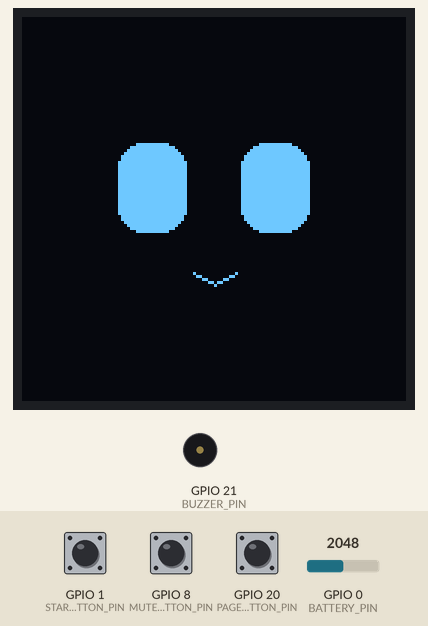
Bench run of a sketch on a simulated ESP32-S3. On the bench: 128×128 one-colour display, buzzer (waves = sounding). The test bench sets the inputs (shaded band); at power-on: GPIO 20 (PAGE_BUTTON_PIN) HIGH, GPIO 1 (START_BUTTON_PIN) HIGH, GPIO 0 (BATTERY_PIN) = 2048, GPIO 8 (MUTE_BUTTON_PIN) HIGH (analog values on the 0–4095 scale).

Above: at 1.2 s.
1.3 s: GPIO 20 (PAGE_BUTTON_PIN) pulled LOW for 0.15 s
At 2.0 s:
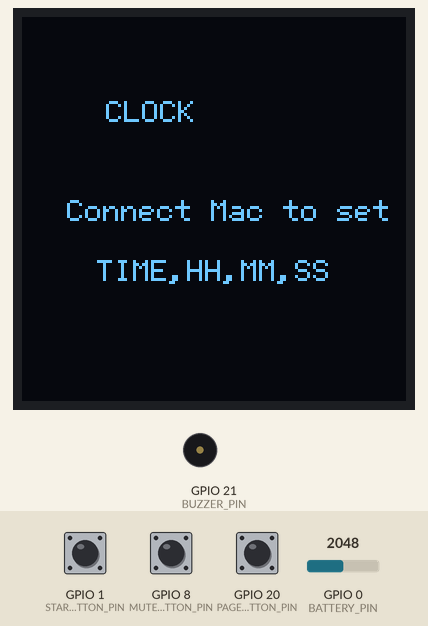
3.0 s: GPIO 20 (PAGE_BUTTON_PIN) pulled LOW for 1 s
At 4.5 s:
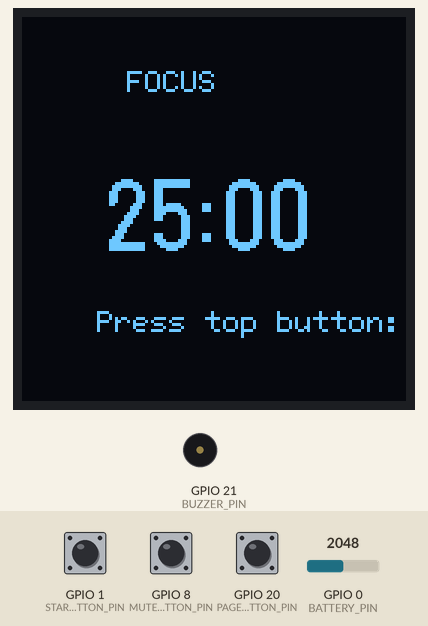
5.5 s: GPIO 1 (START_BUTTON_PIN) pulled LOW for 0.15 s
At 8.3 s:
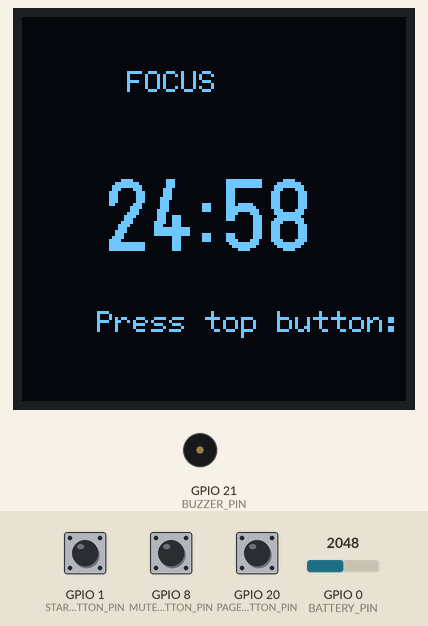
8.6 s: GPIO 20 (PAGE_BUTTON_PIN) pulled LOW for 0.15 s
At 10.0 s:
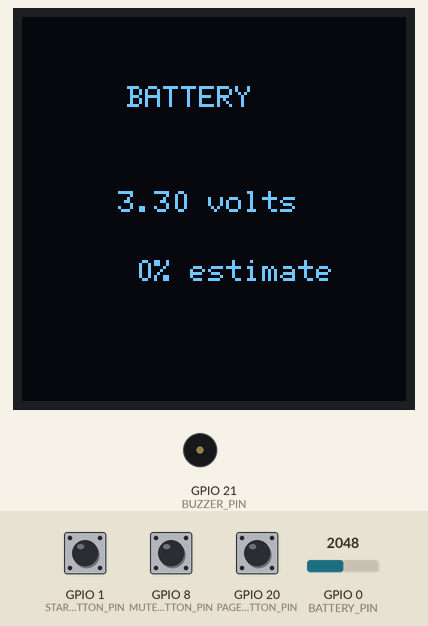
10.3 s: GPIO 20 (PAGE_BUTTON_PIN) pulled LOW for 3.2 s
At 13.65 s:
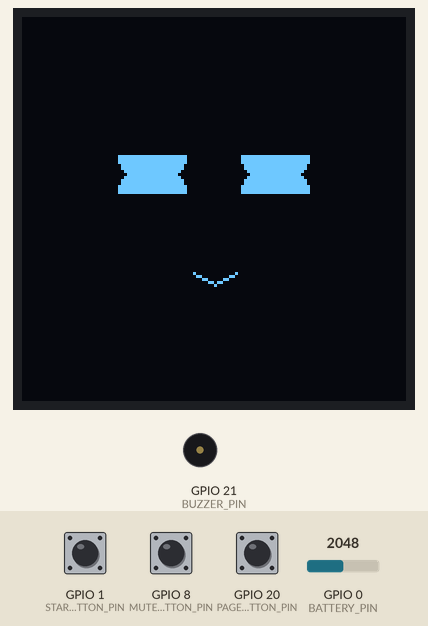
Timing chart, 0 to 15.2 s (numbered marks = the images above; inputs shaded):
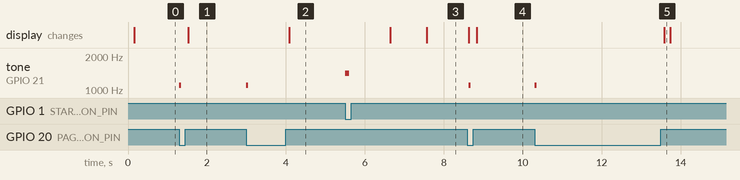

The sketch:

Desk_Buddy.ino
```cpp
#include <Arduino.h>
#include <SPI.h>
#include <U8g2lib.h>

const int OLED_CLOCK_PIN = 4;
const int OLED_DATA_PIN = 6;
const int OLED_SELECT_PIN = 7;
const int OLED_COMMAND_PIN = 5;
const int OLED_RESET_PIN = 2;

const int START_BUTTON_PIN = 1;
const int PAGE_BUTTON_PIN = 20;
const int MUTE_BUTTON_PIN = 8;
const int BUZZER_PIN = 21;
const int BATTERY_PIN = 0;

const int FOCUS_MINUTES = 25;
const int BREAK_MINUTES = 5;
const float BATTERY_DIVIDER = 2.0;

U8G2_SSD1327_WS_128X128_F_4W_HW_SPI display(
    U8G2_R0, OLED_SELECT_PIN, OLED_COMMAND_PIN, OLED_RESET_PIN);

int currentPage = 0;
bool muted = false;
bool timerRunning = false;
bool timerIsBreak = false;
bool clockIsSet = false;
bool eyesAreClosed = false;

unsigned long timerEndTime = 0;
unsigned long timeLeftWhenPaused = 0;
unsigned long lastClockTick = 0;
unsigned long lastEyeBlink = 0;
unsigned long lastDisplayUpdate = 0;

int clockHours = 0;
int clockMinutes = 0;
int clockSeconds = 0;

void playBeep(int frequency, int duration) {
  if (!muted) {
    tone(BUZZER_PIN, frequency, duration);
  }
}

void waitForButtonRelease(int pin) {
  delay(25);
  while (digitalRead(pin) == LOW) {
    delay(10);
  }
  delay(25);
}

void startOrPauseTimer() {
  if (timerRunning) {
    timeLeftWhenPaused = timerEndTime - millis();
    timerRunning = false;
    playBeep(900, 80);
    return;
  }

  if (timeLeftWhenPaused == 0) {
    int minutes = timerIsBreak ? BREAK_MINUTES : FOCUS_MINUTES;
    timeLeftWhenPaused = (unsigned long)minutes * 60UL * 1000UL;
  }

  timerEndTime = millis() + timeLeftWhenPaused;
  timerRunning = true;
  timeLeftWhenPaused = 0;
  playBeep(1400, 100);
}

void resetTimer() {
  timerRunning = false;
  timeLeftWhenPaused = 0;
  timerIsBreak = false;
  playBeep(700, 100);
}

unsigned long getTimeLeft() {
  if (timerRunning) {
    if ((long)(timerEndTime - millis()) <= 0) {
      return 0;
    }
    return timerEndTime - millis();
  }
  if (timeLeftWhenPaused > 0) {
    return timeLeftWhenPaused;
  }

  int minutes = timerIsBreak ? BREAK_MINUTES : FOCUS_MINUTES;
  return (unsigned long)minutes * 60UL * 1000UL;
}

void updateTimer() {
  if (!timerRunning || getTimeLeft() > 0) {
    return;
  }

  timerRunning = false;
  timeLeftWhenPaused = 0;
  playBeep(1800, 350);
  delay(100);
  playBeep(1800, 350);
  timerIsBreak = !timerIsBreak;
}

void updateClock() {
  if (!clockIsSet || millis() - lastClockTick < 1000) {
    return;
  }

  lastClockTick += 1000;
  clockSeconds++;

  if (clockSeconds >= 60) {
    clockSeconds = 0;
    clockMinutes++;
  }

  if (clockMinutes >= 60) {
    clockMinutes = 0;
    clockHours++;
  }

  if (clockHours >= 24) {
    clockHours = 0;
  }
}

void readClockCommand() {
  if (!Serial.available()) {
    return;
  }

  String command = Serial.readStringUntil('\n');
  command.trim();

  if (!command.startsWith("TIME,")) {
    return;
  }

  int firstComma = command.indexOf(',', 5);
  int secondComma = command.indexOf(',', firstComma + 1);

  if (firstComma < 0 || secondComma < 0) {
    Serial.println("Send time as TIME,hour,minute,second");
    return;
  }

  clockHours = command.substring(5, firstComma).toInt();
  clockMinutes = command.substring(firstComma + 1, secondComma).toInt();
  clockSeconds = command.substring(secondComma + 1).toInt();

  if (clockHours < 0 || clockHours > 23 ||
      clockMinutes < 0 || clockMinutes > 59 ||
      clockSeconds < 0 || clockSeconds > 59) {
    Serial.println("Time values are out of range");
    return;
  }

  clockIsSet = true;
  lastClockTick = millis();
  Serial.println("Clock set");
}

float readBatteryVoltage() {
  float pinVoltage = analogReadMilliVolts(BATTERY_PIN) / 1000.0;
  return pinVoltage * BATTERY_DIVIDER;
}

String twoDigits(int number) {
  if (number < 10) {
    return "0" + String(number);
  }
  return String(number);
}

int getBatteryPercent(float voltage) {
  int percent = (int)((voltage - 3.3) * 100.0 / (4.2 - 3.3));
  return constrain(percent, 0, 100);
}

void drawFace() {
  display.drawRBox(32, eyesAreClosed ? 50 : 42, 23,
                  eyesAreClosed ? 5 : 30, 8);
  display.drawRBox(73, eyesAreClosed ? 50 : 42, 23,
                  eyesAreClosed ? 5 : 30, 8);
  display.drawLine(57, 85, 64, 89);
  display.drawLine(64, 89, 71, 85);
}

void drawClock() {
  display.setFont(u8g2_font_6x12_tf);
  display.drawStr(28, 35, "CLOCK");

  if (!clockIsSet) {
    display.drawStr(15, 68, "Connect Mac to set time");
    display.drawStr(25, 88, "TIME,HH,MM,SS");
    return;
  }

  String timeText = twoDigits(clockHours) + ":" +
                    twoDigits(clockMinutes) + ":" +
                    twoDigits(clockSeconds);
  display.setFont(u8g2_font_logisoso24_tf);
  display.drawStr(12, 85, timeText.c_str());
}

void drawTimer() {
  display.setFont(u8g2_font_6x12_tf);
  display.drawStr(35, 25, timerIsBreak ? "BREAK" : "FOCUS");

  unsigned long secondsLeft = (getTimeLeft() + 999) / 1000;
  String timerText = twoDigits(secondsLeft / 60) + ":" +
                     twoDigits(secondsLeft % 60);

  display.setFont(u8g2_font_logisoso24_tf);
  display.drawStr(27, 78, timerText.c_str());
  display.setFont(u8g2_font_6x12_tf);
  display.drawStr(25, 105, timerRunning ? "Press top button: pause" : "Press top button: start");
}

void drawBattery() {
  float voltage = readBatteryVoltage();
  int percent = getBatteryPercent(voltage);
  String voltageText = String(voltage, 2) + " volts";
  String percentText = String(percent) + "% estimate";

  display.setFont(u8g2_font_6x12_tf);
  display.drawStr(35, 30, "BATTERY");
  display.drawStr(32, 65, voltageText.c_str());
  display.drawStr(38, 88, percentText.c_str());
}

void drawCurrentPage() {
  display.clearBuffer();

  if (currentPage == 0) {
    drawFace();
  } else if (currentPage == 1) {
    drawClock();
  } else if (currentPage == 2) {
    drawTimer();
  } else {
    drawBattery();
  }

  display.sendBuffer();
}

void updateFaceAnimation() {
  if (!eyesAreClosed && millis() - lastEyeBlink > 3000) {
    eyesAreClosed = true;
    lastEyeBlink = millis();
  }

  if (eyesAreClosed && millis() - lastEyeBlink > 150) {
    eyesAreClosed = false;
    lastEyeBlink = millis();
  }
}

void checkButtons() {
  if (digitalRead(START_BUTTON_PIN) == LOW) {
    startOrPauseTimer();
    waitForButtonRelease(START_BUTTON_PIN);
  }

  if (digitalRead(PAGE_BUTTON_PIN) == LOW) {
    currentPage++;
    if (currentPage > 3) {
      currentPage = 0;
    }
    playBeep(1100, 50);
    waitForButtonRelease(PAGE_BUTTON_PIN);
  }

  if (digitalRead(MUTE_BUTTON_PIN) == LOW) {
    muted = !muted;
    if (!muted) {
      playBeep(1200, 80);
    }
    waitForButtonRelease(MUTE_BUTTON_PIN);
  }
}

void setup() {
  pinMode(START_BUTTON_PIN, INPUT_PULLUP);
  pinMode(PAGE_BUTTON_PIN, INPUT_PULLUP);
  pinMode(MUTE_BUTTON_PIN, INPUT_PULLUP);
  pinMode(BUZZER_PIN, OUTPUT);

  Serial.begin(115200);
  Serial.setTimeout(30);

  display.begin();
  display.setContrast(180);

  analogReadResolution(12);
  lastClockTick = millis();
}

void loop() {
  readClockCommand();
  checkButtons();
  updateClock();
  updateTimer();
  updateFaceAnimation();

  if (millis() - lastDisplayUpdate > 100) {
    drawCurrentPage();
    lastDisplayUpdate = millis();
  }
}
```

Measured:
- after the input at 1.3 s, tone on GPIO 21 (BUZZER_PIN): silent → 1100 Hz at once, → silent 0.05 s later; the display: changes after 0.23 s (image 1)
- after the input at 3.0 s, tone on GPIO 21 (BUZZER_PIN): silent → 1100 Hz at once, → silent 0.05 s later; the display: changes after 1.1 s (image 2)
- after the input at 5.5 s, tone on GPIO 21 (BUZZER_PIN): silent → 1400 Hz at once, → silent 0.10 s later; the display: first changes after 1.1 s (image 3 shows a later state)
- after the input at 8.6 s, tone on GPIO 21 (BUZZER_PIN): silent → 1100 Hz at once, → silent 0.05 s later; the display: first differs from a run without the input after 0.23 s (image 4)
- after the input at 10.3 s, tone on GPIO 21 (BUZZER_PIN): silent → 1100 Hz at once, → silent 0.05 s later; the display: changes after 3.3 s (image 5)
